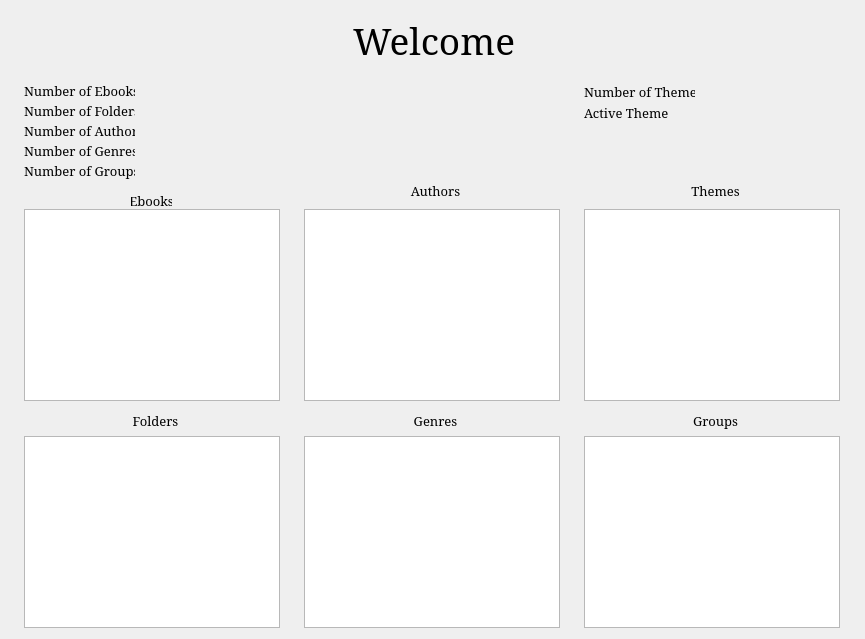
<?xml version="1.0" encoding="UTF-8"?>
<ui version="4.0">
 <class>Dialog</class>
 <widget class="QDialog" name="Dialog">
  <property name="geometry">
   <rect>
    <x>0</x>
    <y>0</y>
    <width>865</width>
    <height>639</height>
   </rect>
  </property>
  <property name="windowTitle">
   <string>Dialog</string>
  </property>
  <widget class="QListWidget" name="ebooks_list">
   <property name="geometry">
    <rect>
     <x>24</x>
     <y>209</y>
     <width>256</width>
     <height>192</height>
    </rect>
   </property>
  </widget>
  <widget class="QListWidget" name="folders_list">
   <property name="geometry">
    <rect>
     <x>24</x>
     <y>436</y>
     <width>256</width>
     <height>192</height>
    </rect>
   </property>
  </widget>
  <widget class="QWidget" name="horizontalLayoutWidget">
   <property name="geometry">
    <rect>
     <x>-1</x>
     <y>0</y>
     <width>871</width>
     <height>80</height>
    </rect>
   </property>
   <layout class="QHBoxLayout" name="horizontalLayout">
    <item>
     <spacer name="horizontalSpacer">
      <property name="orientation">
       <enum>Qt::Horizontal</enum>
      </property>
      <property name="sizeHint" stdset="0">
       <size>
        <width>40</width>
        <height>20</height>
       </size>
      </property>
     </spacer>
    </item>
    <item>
     <widget class="QLabel" name="label">
      <property name="font">
       <font>
        <family>Garamond</family>
        <pointsize>28</pointsize>
       </font>
      </property>
      <property name="text">
       <string>Welcome</string>
      </property>
     </widget>
    </item>
    <item>
     <spacer name="horizontalSpacer_2">
      <property name="orientation">
       <enum>Qt::Horizontal</enum>
      </property>
      <property name="sizeHint" stdset="0">
       <size>
        <width>40</width>
        <height>20</height>
       </size>
      </property>
     </spacer>
    </item>
   </layout>
  </widget>
  <widget class="QListView" name="authors_list">
   <property name="geometry">
    <rect>
     <x>304</x>
     <y>209</y>
     <width>256</width>
     <height>192</height>
    </rect>
   </property>
  </widget>
  <widget class="QLabel" name="ebooks_num_label">
   <property name="geometry">
    <rect>
     <x>24</x>
     <y>80</y>
     <width>111</width>
     <height>21</height>
    </rect>
   </property>
   <property name="font">
    <font>
     <family>Garamond</family>
     <pointsize>10</pointsize>
    </font>
   </property>
   <property name="text">
    <string>Number of Ebooks</string>
   </property>
  </widget>
  <widget class="QLabel" name="folders_num_label">
   <property name="geometry">
    <rect>
     <x>24</x>
     <y>100</y>
     <width>111</width>
     <height>21</height>
    </rect>
   </property>
   <property name="font">
    <font>
     <family>Garamond</family>
     <pointsize>10</pointsize>
    </font>
   </property>
   <property name="text">
    <string>Number of Folders</string>
   </property>
  </widget>
  <widget class="QLabel" name="authors_num_label">
   <property name="geometry">
    <rect>
     <x>24</x>
     <y>121</y>
     <width>111</width>
     <height>20</height>
    </rect>
   </property>
   <property name="font">
    <font>
     <family>Garamond</family>
     <pointsize>10</pointsize>
    </font>
   </property>
   <property name="text">
    <string>Number of Authors</string>
   </property>
  </widget>
  <widget class="QLabel" name="genres_num_label">
   <property name="geometry">
    <rect>
     <x>24</x>
     <y>140</y>
     <width>111</width>
     <height>21</height>
    </rect>
   </property>
   <property name="font">
    <font>
     <family>Garamond</family>
     <pointsize>10</pointsize>
    </font>
   </property>
   <property name="text">
    <string>Number of Genres</string>
   </property>
  </widget>
  <widget class="QListView" name="genres_list">
   <property name="geometry">
    <rect>
     <x>304</x>
     <y>436</y>
     <width>256</width>
     <height>192</height>
    </rect>
   </property>
  </widget>
  <widget class="QListView" name="themes_list">
   <property name="geometry">
    <rect>
     <x>584</x>
     <y>209</y>
     <width>256</width>
     <height>192</height>
    </rect>
   </property>
  </widget>
  <widget class="QLabel" name="themes_num_label">
   <property name="geometry">
    <rect>
     <x>584</x>
     <y>81</y>
     <width>111</width>
     <height>21</height>
    </rect>
   </property>
   <property name="font">
    <font>
     <family>Garamond</family>
     <pointsize>10</pointsize>
    </font>
   </property>
   <property name="text">
    <string>Number of Themes</string>
   </property>
  </widget>
  <widget class="QLabel" name="groups_num_label">
   <property name="geometry">
    <rect>
     <x>24</x>
     <y>160</y>
     <width>111</width>
     <height>21</height>
    </rect>
   </property>
   <property name="font">
    <font>
     <family>Garamond</family>
     <pointsize>10</pointsize>
    </font>
   </property>
   <property name="text">
    <string>Number of Groups</string>
   </property>
  </widget>
  <widget class="QListView" name="groups_list">
   <property name="geometry">
    <rect>
     <x>584</x>
     <y>436</y>
     <width>256</width>
     <height>192</height>
    </rect>
   </property>
  </widget>
  <widget class="QLabel" name="active_theme_label">
   <property name="geometry">
    <rect>
     <x>584</x>
     <y>102</y>
     <width>111</width>
     <height>21</height>
    </rect>
   </property>
   <property name="font">
    <font>
     <family>Garamond</family>
     <pointsize>10</pointsize>
    </font>
   </property>
   <property name="text">
    <string>Active Theme</string>
   </property>
  </widget>
  <widget class="QLabel" name="ebooks_label">
   <property name="geometry">
    <rect>
     <x>131</x>
     <y>190</y>
     <width>41</width>
     <height>21</height>
    </rect>
   </property>
   <property name="font">
    <font>
     <family>Garamond</family>
     <pointsize>10</pointsize>
    </font>
   </property>
   <property name="text">
    <string>Ebooks</string>
   </property>
   <property name="alignment">
    <set>Qt::AlignCenter</set>
   </property>
  </widget>
  <widget class="QLabel" name="folders_label">
   <property name="geometry">
    <rect>
     <x>100</x>
     <y>410</y>
     <width>111</width>
     <height>21</height>
    </rect>
   </property>
   <property name="font">
    <font>
     <family>Garamond</family>
     <pointsize>10</pointsize>
    </font>
   </property>
   <property name="text">
    <string>Folders</string>
   </property>
   <property name="alignment">
    <set>Qt::AlignCenter</set>
   </property>
  </widget>
  <widget class="QLabel" name="authors_label">
   <property name="geometry">
    <rect>
     <x>380</x>
     <y>180</y>
     <width>111</width>
     <height>21</height>
    </rect>
   </property>
   <property name="font">
    <font>
     <family>Garamond</family>
     <pointsize>10</pointsize>
    </font>
   </property>
   <property name="text">
    <string>Authors</string>
   </property>
   <property name="alignment">
    <set>Qt::AlignCenter</set>
   </property>
  </widget>
  <widget class="QLabel" name="genres_label">
   <property name="geometry">
    <rect>
     <x>380</x>
     <y>410</y>
     <width>111</width>
     <height>21</height>
    </rect>
   </property>
   <property name="font">
    <font>
     <family>Garamond</family>
     <pointsize>10</pointsize>
    </font>
   </property>
   <property name="text">
    <string>Genres</string>
   </property>
   <property name="alignment">
    <set>Qt::AlignCenter</set>
   </property>
  </widget>
  <widget class="QLabel" name="groups_label">
   <property name="geometry">
    <rect>
     <x>660</x>
     <y>410</y>
     <width>111</width>
     <height>21</height>
    </rect>
   </property>
   <property name="font">
    <font>
     <family>Garamond</family>
     <pointsize>10</pointsize>
    </font>
   </property>
   <property name="text">
    <string>Groups</string>
   </property>
   <property name="alignment">
    <set>Qt::AlignCenter</set>
   </property>
  </widget>
  <widget class="QLabel" name="themes_label">
   <property name="geometry">
    <rect>
     <x>660</x>
     <y>180</y>
     <width>111</width>
     <height>21</height>
    </rect>
   </property>
   <property name="font">
    <font>
     <family>Garamond</family>
     <pointsize>10</pointsize>
    </font>
   </property>
   <property name="text">
    <string>Themes</string>
   </property>
   <property name="alignment">
    <set>Qt::AlignCenter</set>
   </property>
  </widget>
  <widget class="QLabel" name="ebooks_num">
   <property name="geometry">
    <rect>
     <x>146</x>
     <y>80</y>
     <width>131</width>
     <height>21</height>
    </rect>
   </property>
   <property name="text">
    <string/>
   </property>
  </widget>
  <widget class="QLabel" name="folders_num">
   <property name="geometry">
    <rect>
     <x>146</x>
     <y>100</y>
     <width>131</width>
     <height>21</height>
    </rect>
   </property>
   <property name="text">
    <string/>
   </property>
  </widget>
  <widget class="QLabel" name="authors_num">
   <property name="geometry">
    <rect>
     <x>146</x>
     <y>120</y>
     <width>131</width>
     <height>21</height>
    </rect>
   </property>
   <property name="text">
    <string/>
   </property>
  </widget>
  <widget class="QLabel" name="genres_num">
   <property name="geometry">
    <rect>
     <x>146</x>
     <y>140</y>
     <width>131</width>
     <height>21</height>
    </rect>
   </property>
   <property name="text">
    <string/>
   </property>
  </widget>
  <widget class="QLabel" name="groups_num">
   <property name="geometry">
    <rect>
     <x>146</x>
     <y>160</y>
     <width>131</width>
     <height>21</height>
    </rect>
   </property>
   <property name="text">
    <string/>
   </property>
  </widget>
  <widget class="QLabel" name="themes_num">
   <property name="geometry">
    <rect>
     <x>701</x>
     <y>82</y>
     <width>131</width>
     <height>21</height>
    </rect>
   </property>
   <property name="text">
    <string/>
   </property>
  </widget>
  <widget class="QLabel" name="active_theme">
   <property name="geometry">
    <rect>
     <x>701</x>
     <y>103</y>
     <width>131</width>
     <height>21</height>
    </rect>
   </property>
   <property name="text">
    <string/>
   </property>
  </widget>
 </widget>
 <resources/>
 <connections/>
</ui>
